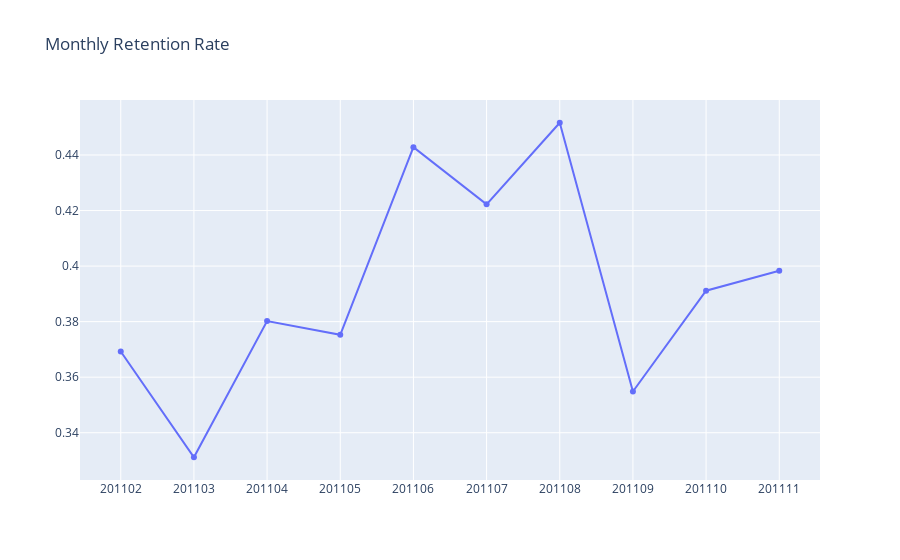

The code cell stored with this chart in its notebook:
### Code cell
plot_data = [
    go.Scatter(
        x=tx_retention.query("InvoiceYearMonth<201112")['InvoiceYearMonth'],
        y=tx_retention.query("InvoiceYearMonth<201112")['RetentionRate'],
        name="organic"
    )
    
]

plot_layout = go.Layout(
        xaxis={"type": "category"},
        title='Monthly Retention Rate'
    )
fig = go.Figure(data=plot_data, layout=plot_layout)
pyoff.iplot(fig)

### Figure 1 — Plotly figure (JSON) as saved in the notebook; plotly's stock layout.template omitted (floating-point values rounded to 4 significant figures)
{"data": [{"name": "organic", "type": "scatter", "x": [201102, 201103, 201104, 201105, 201106, 201107, 201108, 201109, 201110, 201111], "y": [0.3692, 0.3312, 0.3802, 0.3753, 0.4428, 0.4222, 0.4516, 0.3548, 0.3911, 0.3983]}], "layout": {"title": {"text": "Monthly Retention Rate"}, "xaxis": {"type": "category"}}}
